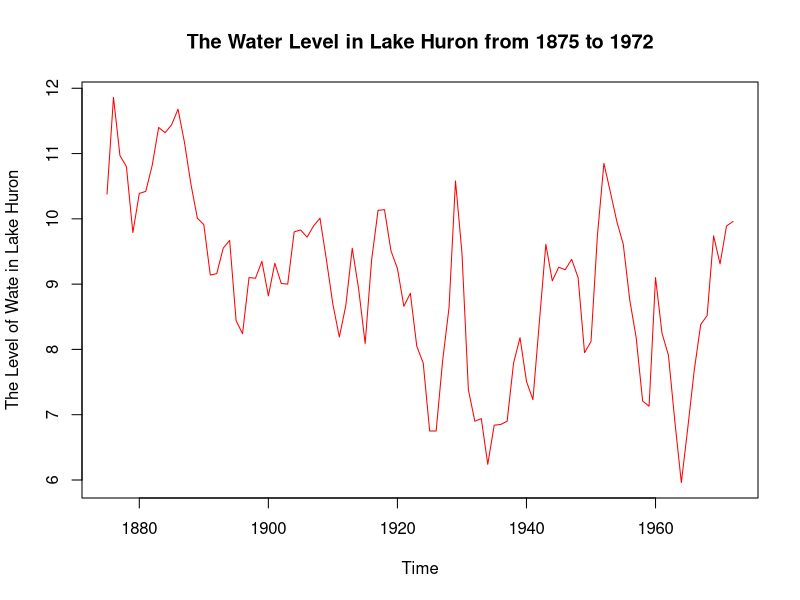

The R script that drew this image: (Note: this script raises an error after producing the figure.)
## ---- chunk 1
huron<- read.csv("huron.csv",header=TRUE)
attach(huron)
## ---- chunk 2
huron_ts <- ts(huron$x, frequency=1, start = c(1875, 01), end = c(1972, 01))
plot(huron_ts, xlab='Time',ylab='The Level of Wate in Lake Huron',main='The Water Level in Lake Huron from 1875 to 1972',col="red") # the plot
## ---- chunk 3
summary(huron_ts) 
## ---- chunk 4
head(huron_ts) # first 6 observations
## ---- chunk 5
tail(huron_ts) # last 6 observations
## ---- chunk 6
huron_ts_df <- data.frame(level = huron_ts, as.numeric(time(huron_ts)))
names(huron_ts_df) <- c("level", "time")
## ---- chunk 7
linear_huron <- tslm(level~trend,huron_ts_df)
summary(linear_huron)
## ---- chunk 8
t <- time(huron_ts)
knot <- 1915
piece <- ts(pmax(0,t-knot), start=1875)
piece_huron <- tslm(level ~ t + piece,huron_ts_df)
summary(piece_huron)

## ---- chunk 9
h=8
forecasted_linear_huron <- forecast(linear_huron, h=h)
autoplot(forecasted_linear_huron)
## ---- chunk 10
t.new <- t[length(t)] + seq(h)
piece_new <- piece[length(piece)]+seq(h)
df <- cbind(t=t.new, piece=piece_new) %>%  as.data.frame()
forecasted_piece_huron <- forecast(piece_huron, df)
autoplot(forecasted_piece_huron)

